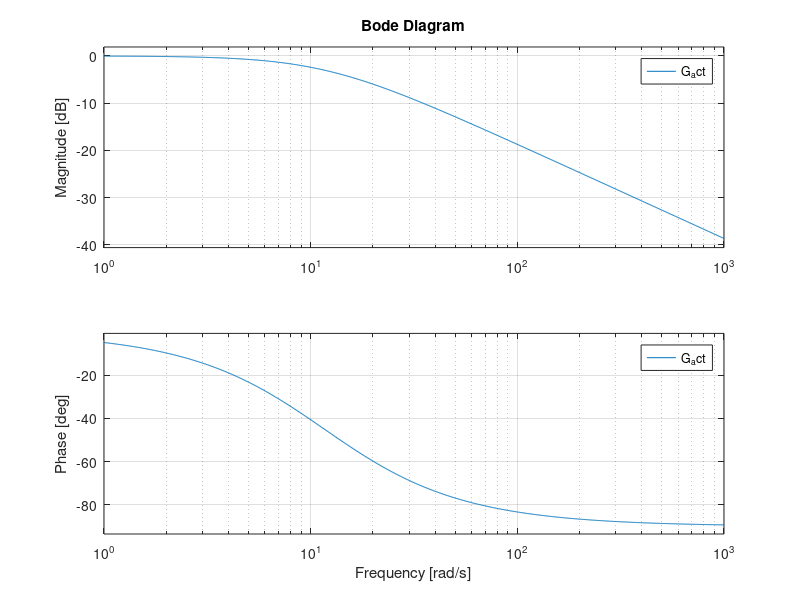
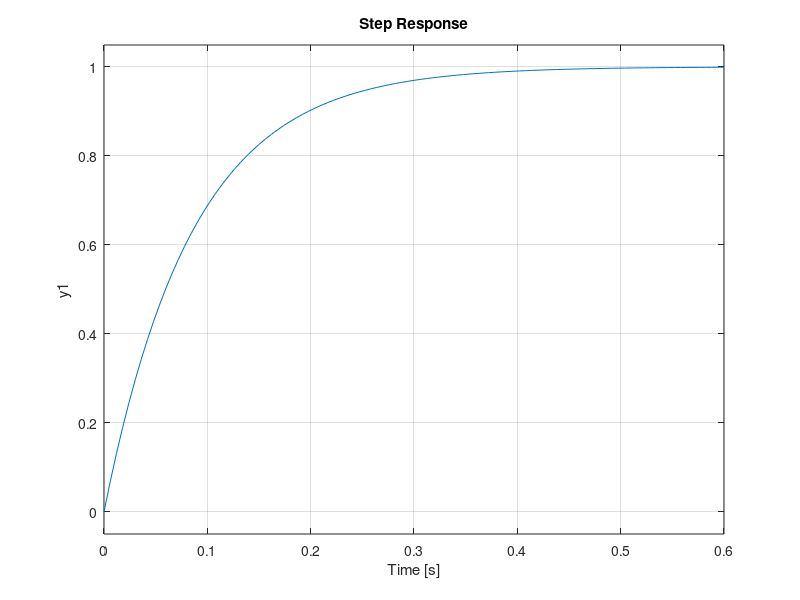

Write MATLAB code to recreate these figures, in order. (Note: this script raises an error after producing the figures.)
%% SAS_LATERAL
clc
clear all 
%close all 
%% Metemos todos los datos
% Cambios de unidades
ft2m = 0.3048;      % ft a m
lb2kg = 0.4536;     % lb a kg
slg2kg = 14.5939;   % slg a kg 
deg2rad = pi/180;   % º a rad

% Condición de vuelo
p.Us = 450*ft2m;
p.Ms = 0.434;
p.qs = 128.2*lb2kg/(ft2m^2)*9.81;
p.rhos = 2*p.qs/(p.Us^2);
p.alphas = 0*deg2rad; 
p.epsilons = 0*deg2rad;
p.thetas = 0*deg2rad;       % Crucero
g = 9.81;

p.Cls = 0.306; 
p.Cds = 0.0298; 
p.CTxs = 0.0298; 
p.Cms = 0; 
p.CmTs = 0; 

% Geometría
p.Sw = 280*ft2m^2;
p.b = 46*ft2m;
p.c = 6.5*ft2m;
p.cdg_c = 0.16;     % Localización del CDG fracción de la cuerda

% Parámetros másicos
p.m = 11e3*lb2kg;
p.I_xx = 15.189e3*slg2kg*ft2m^2 ;
p.I_yy = 20.250e3*slg2kg*ft2m^2;
p.I_zz = 34.141e3*slg2kg*ft2m^2;
p.I_xz = 4.371e3*slg2kg*ft2m^2;

p.Czs = -p.m*g*cos(p.thetas)/(p.qs*p.Sw); 
p.Cxs = -p.Czs*tan(p.thetas);

% Derivadas de estabilidad lateral-direccionales 
p.Cl_beta = -0.130; p.Cl_p = -0.50; p.Cl_r = 0.14; 
p.Cy_beta = -0.59; p.Cy_p = -0.19; p.Cy_r = 0.39;
p.Cn_beta = 0.08; p.Cn_p = 0.019; p.Cn_r = -0.197;  %Cn_p puesto positivo aunque en los datos era negativo.
p.Cn_Tbeta = 0; 
p.Cl_deltaA = 0.156; p.Cl_deltaR = -0.0106; 
p.Cy_deltaA = 0; p.Cy_deltaR = -0.144; 
p.Cn_deltaA = -0.0012 ; p.Cn_deltaR = 0.0758;

%% Actuadores EMA (Electro-Mechanical Actuator)
Lc = 4.5e-3; Rc = 0.64; tauc = Lc/Rc; %Propiedades eléctricas
Kmv = 0.0426; Jm= 3.36e-3; taum = Jm/Kmv; %Propiedades mecánicas
Ge = tf([1/tauc],[1,1/tauc]); %Delay eléctrico ~ 7ms
Gm = tf([1/taum],[1,1/taum]); %Delay mecánico ~ 80ms
G_act = tf([1],[tauc+taum,1]); %Delay eléctrico + mecánico // Equivalente a Ge*Gm

figure(1); bode(G_act); 
figure(2); step(G_act);
%Opción B: Delay puro de wn = 20rad/s (Literatura)
%H = tf([1],[1/20,1])

%% Sensores
%Sensor de beta --> Veleta
Delay_dist = 0.65; %m
V_wind_tunnel = 10; %m/s
delay_vane = Delay_dist/V_wind_tunnel; %s

[num_vane,den_vane] = pade(delay_vane,2); %Aproximacion de Pade de orden 2
G_vane = tf(num_vane,den_vane);
%G_vane = tf([-delay_vane/2,1],[delay_vane/2,1]); %Forma menos elegante

figure(3); bode(G_vane); 
figure(4); step(G_vane);

%Sensor de r --> Giróscopo (IMU)
delay_gyro = 10e-3; %s
[num_gyro,den_gyro] = pade(delay_gyro,2); %Aproximacion de Pade de orden 2
G_gyro = tf(num_gyro,den_gyro);
%G_gyro = tf([-delay_gyro/2,1],[delay_gyro/2,1]); %Forma menos elegante

figure(5); bode(G_gyro); 
figure(6); step(G_gyro);
%% Análisis de sensibilidad
F = linspace(0,5,10);
% Variamos los coeficientes
Cn_beta = p.Cn_beta*F;
Cn_r = p.Cn_r*F;
POLES = 1e20;
for i = 1:length(F)
    for j = 1:length(F)
        p.Cn_beta = Cn_beta(i);
        p.Cn_r = Cn_r(j);
        FT_sensibilidad(i,j) = FT_lat_function_elegante(p);
        X = real(FT_sensibilidad(i,j).Poles);
        Y = imag(FT_sensibilidad(i,j).Poles);
        figure(102)
        scatter(X,Y,'x'); hold on; grid on;     % Representa pero no en zplane
        POLES = [POLES;FT_sensibilidad(i,j).Poles];
    end
end
% Representamos
figure(101)
zplane([],POLES)
axis([-10 0.5 -5 5]);grid on

